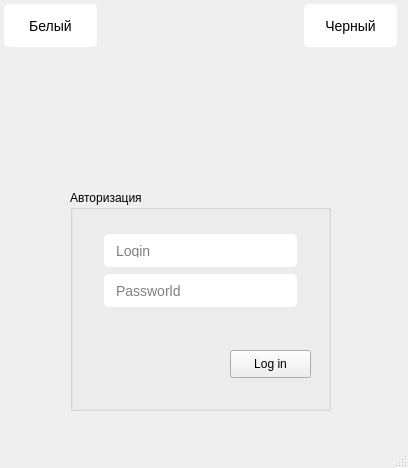
<?xml version="1.0" encoding="UTF-8"?>
<ui version="4.0">
 <class>MainWindow</class>
 <widget class="QMainWindow" name="MainWindow">
  <property name="geometry">
   <rect>
    <x>0</x>
    <y>0</y>
    <width>408</width>
    <height>468</height>
   </rect>
  </property>
  <property name="windowTitle">
   <string>MainWindow</string>
  </property>
  <property name="styleSheet">
   <string notr="true">resizeMode: true;</string>
  </property>
  <widget class="QWidget" name="centralwidget">
   <widget class="QPushButton" name="pushButton">
    <property name="geometry">
     <rect>
      <x>300</x>
      <y>0</y>
      <width>101</width>
      <height>51</height>
     </rect>
    </property>
    <property name="styleSheet">
     <string notr="true">background-color: white;
    color: black;
    border: 2px solid #555555;
background-color: #ffffff; /* Green */
    border: none;
margin: 4px 4px;
border-radius: 5%;
    color: white;
    padding: 10px 10px;
    text-align: center;
    text-decoration: none;
    display: inline-block;
    font-size: 14px;
    cursor: pointer;
color: hsla(#000000);
</string>
    </property>
    <property name="text">
     <string>Черный</string>
    </property>
   </widget>
   <widget class="QPushButton" name="pushButton_2">
    <property name="geometry">
     <rect>
      <x>0</x>
      <y>0</y>
      <width>101</width>
      <height>51</height>
     </rect>
    </property>
    <property name="styleSheet">
     <string notr="true">background-color: white;
    color: black;
    border: 2px solid #555555;
background-color: #ffffff; /* Green */
    border: none;
margin: 4px 4px;
border-radius: 5%;
    color: white;
    padding: 10px 10px;
    text-align: center;
    text-decoration: none;
    display: inline-block;
    font-size: 14px;
    cursor: pointer;
color: hsla(#000000);
</string>
    </property>
    <property name="text">
     <string>Белый</string>
    </property>
   </widget>
   <widget class="QGroupBox" name="groupBox">
    <property name="geometry">
     <rect>
      <x>70</x>
      <y>190</y>
      <width>261</width>
      <height>221</height>
     </rect>
    </property>
    <property name="styleSheet">
     <string notr="true"/>
    </property>
    <property name="title">
     <string>Авторизация</string>
    </property>
    <widget class="QPushButton" name="pushButton_3">
     <property name="geometry">
      <rect>
       <x>160</x>
       <y>160</y>
       <width>81</width>
       <height>28</height>
      </rect>
     </property>
     <property name="styleSheet">
      <string notr="true">color: #000000</string>
     </property>
     <property name="text">
      <string>Log in</string>
     </property>
    </widget>
    <widget class="QLabel" name="error">
     <property name="geometry">
      <rect>
       <x>30</x>
       <y>130</y>
       <width>201</width>
       <height>21</height>
      </rect>
     </property>
     <property name="styleSheet">
      <string notr="true">font-size: 12px;</string>
     </property>
     <property name="text">
      <string/>
     </property>
    </widget>
    <widget class="QLineEdit" name="lineEdit">
     <property name="geometry">
      <rect>
       <x>30</x>
       <y>40</y>
       <width>201</width>
       <height>41</height>
      </rect>
     </property>
     <property name="styleSheet">
      <string notr="true"> border: 2px solid #555555;
    border: none;
margin: 4px 4px;
border-radius: 5%;
    padding: 10px 10px;
    text-align: center;
    text-decoration: none;
    display: inline-block;
    font-size: 14px;
    cursor: pointer;</string>
     </property>
     <property name="placeholderText">
      <string>Login</string>
     </property>
    </widget>
    <widget class="QLineEdit" name="passworld">
     <property name="geometry">
      <rect>
       <x>30</x>
       <y>80</y>
       <width>201</width>
       <height>41</height>
      </rect>
     </property>
     <property name="styleSheet">
      <string notr="true"> border: 2px solid #555555;
    border: none;
margin: 4px 4px;
border-radius: 5%;
    padding: 10px 10px;
    text-align: center;
    text-decoration: none;
    display: inline-block;
    font-size: 14px;
    cursor: pointer;</string>
     </property>
     <property name="placeholderText">
      <string>Passworld</string>
     </property>
    </widget>
   </widget>
  </widget>
  <widget class="QMenuBar" name="menubar">
   <property name="geometry">
    <rect>
     <x>0</x>
     <y>0</y>
     <width>408</width>
     <height>26</height>
    </rect>
   </property>
  </widget>
  <widget class="QStatusBar" name="statusbar"/>
 </widget>
 <resources/>
 <connections/>
</ui>
